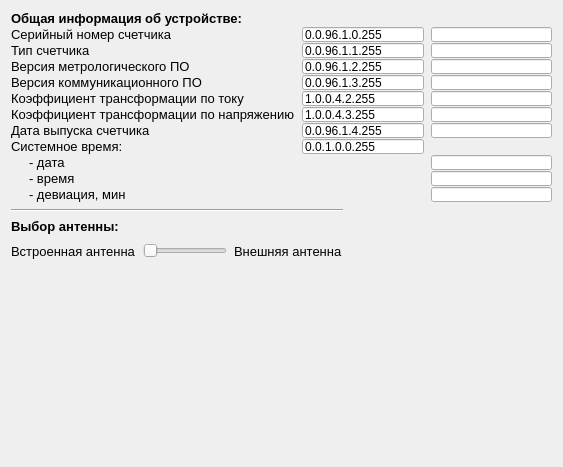
<?xml version="1.0" encoding="UTF-8"?>
<ui version="4.0">
 <class>widget_info</class>
 <widget class="QWidget" name="widget_info">
  <property name="geometry">
   <rect>
    <x>0</x>
    <y>0</y>
    <width>563</width>
    <height>467</height>
   </rect>
  </property>
  <property name="sizePolicy">
   <sizepolicy hsizetype="Preferred" vsizetype="Preferred">
    <horstretch>0</horstretch>
    <verstretch>0</verstretch>
   </sizepolicy>
  </property>
  <property name="minimumSize">
   <size>
    <width>0</width>
    <height>467</height>
   </size>
  </property>
  <property name="maximumSize">
   <size>
    <width>16777215</width>
    <height>467</height>
   </size>
  </property>
  <property name="windowTitle">
   <string>Form</string>
  </property>
  <layout class="QVBoxLayout" name="verticalLayout">
   <property name="spacing">
    <number>7</number>
   </property>
   <item>
    <layout class="QVBoxLayout" name="verticalLayout_2">
     <item>
      <layout class="QGridLayout" name="gridLayout">
       <property name="sizeConstraint">
        <enum>QLayout::SetMinAndMaxSize</enum>
       </property>
       <property name="horizontalSpacing">
        <number>7</number>
       </property>
       <property name="verticalSpacing">
        <number>1</number>
       </property>
       <item row="4" column="0">
        <widget class="QLabel" name="label_3">
         <property name="font">
          <font>
           <pointsize>10</pointsize>
          </font>
         </property>
         <property name="text">
          <string>Версия коммуникационного ПО</string>
         </property>
        </widget>
       </item>
       <item row="5" column="0">
        <widget class="QLabel" name="label_5">
         <property name="font">
          <font>
           <pointsize>10</pointsize>
          </font>
         </property>
         <property name="text">
          <string>Коэффициент трансформации по току</string>
         </property>
        </widget>
       </item>
       <item row="2" column="0">
        <widget class="QLabel" name="label">
         <property name="font">
          <font>
           <pointsize>10</pointsize>
          </font>
         </property>
         <property name="text">
          <string>Тип счетчика</string>
         </property>
        </widget>
       </item>
       <item row="6" column="0">
        <widget class="QLabel" name="label_6">
         <property name="font">
          <font>
           <pointsize>10</pointsize>
          </font>
         </property>
         <property name="text">
          <string>Коэффициент трансформации по напряжению</string>
         </property>
        </widget>
       </item>
       <item row="7" column="0">
        <widget class="QLabel" name="label_7">
         <property name="font">
          <font>
           <pointsize>10</pointsize>
          </font>
         </property>
         <property name="text">
          <string>Дата выпуска счетчика</string>
         </property>
        </widget>
       </item>
       <item row="0" column="0" colspan="2">
        <widget class="QLabel" name="label_15">
         <property name="font">
          <font>
           <pointsize>10</pointsize>
           <weight>75</weight>
           <bold>true</bold>
          </font>
         </property>
         <property name="text">
          <string>Общая информация об устройстве:</string>
         </property>
        </widget>
       </item>
       <item row="1" column="0">
        <widget class="QLabel" name="label_2">
         <property name="font">
          <font>
           <pointsize>10</pointsize>
          </font>
         </property>
         <property name="text">
          <string>Серийный номер счетчика</string>
         </property>
        </widget>
       </item>
       <item row="10" column="0">
        <widget class="QLabel" name="label_12">
         <property name="font">
          <font>
           <pointsize>10</pointsize>
          </font>
         </property>
         <property name="text">
          <string>     - время</string>
         </property>
        </widget>
       </item>
       <item row="3" column="0">
        <widget class="QLabel" name="label_4">
         <property name="font">
          <font>
           <pointsize>10</pointsize>
          </font>
         </property>
         <property name="text">
          <string>Версия метрологического ПО</string>
         </property>
        </widget>
       </item>
       <item row="8" column="0">
        <widget class="QLabel" name="label_8">
         <property name="font">
          <font>
           <pointsize>10</pointsize>
          </font>
         </property>
         <property name="text">
          <string>Системное время:</string>
         </property>
        </widget>
       </item>
       <item row="11" column="0">
        <widget class="QLabel" name="label_13">
         <property name="font">
          <font>
           <pointsize>10</pointsize>
          </font>
         </property>
         <property name="text">
          <string>     - девиация, мин</string>
         </property>
        </widget>
       </item>
       <item row="9" column="0">
        <widget class="QLabel" name="label_9">
         <property name="font">
          <font>
           <pointsize>10</pointsize>
          </font>
         </property>
         <property name="text">
          <string>     - дата</string>
         </property>
        </widget>
       </item>
       <item row="1" column="2">
        <widget class="QLineEdit" name="lineEdit">
         <property name="sizePolicy">
          <sizepolicy hsizetype="Minimum" vsizetype="Ignored">
           <horstretch>0</horstretch>
           <verstretch>0</verstretch>
          </sizepolicy>
         </property>
         <property name="readOnly">
          <bool>true</bool>
         </property>
        </widget>
       </item>
       <item row="2" column="2">
        <widget class="QLineEdit" name="lineEdit_2">
         <property name="sizePolicy">
          <sizepolicy hsizetype="Minimum" vsizetype="Ignored">
           <horstretch>0</horstretch>
           <verstretch>0</verstretch>
          </sizepolicy>
         </property>
         <property name="readOnly">
          <bool>true</bool>
         </property>
        </widget>
       </item>
       <item row="3" column="2">
        <widget class="QLineEdit" name="lineEdit_3">
         <property name="sizePolicy">
          <sizepolicy hsizetype="Minimum" vsizetype="Ignored">
           <horstretch>0</horstretch>
           <verstretch>0</verstretch>
          </sizepolicy>
         </property>
         <property name="readOnly">
          <bool>true</bool>
         </property>
        </widget>
       </item>
       <item row="4" column="2">
        <widget class="QLineEdit" name="lineEdit_4">
         <property name="sizePolicy">
          <sizepolicy hsizetype="Minimum" vsizetype="Ignored">
           <horstretch>0</horstretch>
           <verstretch>0</verstretch>
          </sizepolicy>
         </property>
         <property name="readOnly">
          <bool>true</bool>
         </property>
        </widget>
       </item>
       <item row="5" column="2">
        <widget class="QLineEdit" name="lineEdit_5">
         <property name="sizePolicy">
          <sizepolicy hsizetype="Minimum" vsizetype="Ignored">
           <horstretch>0</horstretch>
           <verstretch>0</verstretch>
          </sizepolicy>
         </property>
         <property name="readOnly">
          <bool>true</bool>
         </property>
        </widget>
       </item>
       <item row="6" column="2">
        <widget class="QLineEdit" name="lineEdit_6">
         <property name="sizePolicy">
          <sizepolicy hsizetype="Minimum" vsizetype="Ignored">
           <horstretch>0</horstretch>
           <verstretch>0</verstretch>
          </sizepolicy>
         </property>
         <property name="readOnly">
          <bool>true</bool>
         </property>
        </widget>
       </item>
       <item row="7" column="2">
        <widget class="QLineEdit" name="lineEdit_7">
         <property name="sizePolicy">
          <sizepolicy hsizetype="Minimum" vsizetype="Ignored">
           <horstretch>0</horstretch>
           <verstretch>0</verstretch>
          </sizepolicy>
         </property>
         <property name="readOnly">
          <bool>true</bool>
         </property>
        </widget>
       </item>
       <item row="9" column="2">
        <widget class="QLineEdit" name="lineEdit_8">
         <property name="sizePolicy">
          <sizepolicy hsizetype="Minimum" vsizetype="Ignored">
           <horstretch>0</horstretch>
           <verstretch>0</verstretch>
          </sizepolicy>
         </property>
         <property name="readOnly">
          <bool>true</bool>
         </property>
        </widget>
       </item>
       <item row="10" column="2">
        <widget class="QLineEdit" name="lineEdit_10">
         <property name="sizePolicy">
          <sizepolicy hsizetype="Minimum" vsizetype="Ignored">
           <horstretch>0</horstretch>
           <verstretch>0</verstretch>
          </sizepolicy>
         </property>
         <property name="readOnly">
          <bool>true</bool>
         </property>
        </widget>
       </item>
       <item row="11" column="2">
        <widget class="QLineEdit" name="lineEdit_11">
         <property name="sizePolicy">
          <sizepolicy hsizetype="Minimum" vsizetype="Ignored">
           <horstretch>0</horstretch>
           <verstretch>0</verstretch>
          </sizepolicy>
         </property>
         <property name="readOnly">
          <bool>true</bool>
         </property>
        </widget>
       </item>
       <item row="1" column="1">
        <widget class="QLineEdit" name="lineEdit_13">
         <property name="sizePolicy">
          <sizepolicy hsizetype="Minimum" vsizetype="Ignored">
           <horstretch>0</horstretch>
           <verstretch>0</verstretch>
          </sizepolicy>
         </property>
         <property name="text">
          <string>0.0.96.1.0.255</string>
         </property>
        </widget>
       </item>
       <item row="2" column="1">
        <widget class="QLineEdit" name="lineEdit_14">
         <property name="sizePolicy">
          <sizepolicy hsizetype="Minimum" vsizetype="Ignored">
           <horstretch>0</horstretch>
           <verstretch>0</verstretch>
          </sizepolicy>
         </property>
         <property name="text">
          <string>0.0.96.1.1.255</string>
         </property>
        </widget>
       </item>
       <item row="3" column="1">
        <widget class="QLineEdit" name="lineEdit_15">
         <property name="sizePolicy">
          <sizepolicy hsizetype="Minimum" vsizetype="Ignored">
           <horstretch>0</horstretch>
           <verstretch>0</verstretch>
          </sizepolicy>
         </property>
         <property name="text">
          <string>0.0.96.1.2.255</string>
         </property>
        </widget>
       </item>
       <item row="4" column="1">
        <widget class="QLineEdit" name="lineEdit_16">
         <property name="sizePolicy">
          <sizepolicy hsizetype="Minimum" vsizetype="Ignored">
           <horstretch>0</horstretch>
           <verstretch>0</verstretch>
          </sizepolicy>
         </property>
         <property name="text">
          <string>0.0.96.1.3.255</string>
         </property>
        </widget>
       </item>
       <item row="5" column="1">
        <widget class="QLineEdit" name="lineEdit_17">
         <property name="sizePolicy">
          <sizepolicy hsizetype="Minimum" vsizetype="Ignored">
           <horstretch>0</horstretch>
           <verstretch>0</verstretch>
          </sizepolicy>
         </property>
         <property name="text">
          <string>1.0.0.4.2.255</string>
         </property>
        </widget>
       </item>
       <item row="6" column="1">
        <widget class="QLineEdit" name="lineEdit_18">
         <property name="sizePolicy">
          <sizepolicy hsizetype="Minimum" vsizetype="Ignored">
           <horstretch>0</horstretch>
           <verstretch>0</verstretch>
          </sizepolicy>
         </property>
         <property name="text">
          <string>1.0.0.4.3.255</string>
         </property>
        </widget>
       </item>
       <item row="7" column="1">
        <widget class="QLineEdit" name="lineEdit_19">
         <property name="sizePolicy">
          <sizepolicy hsizetype="Minimum" vsizetype="Ignored">
           <horstretch>0</horstretch>
           <verstretch>0</verstretch>
          </sizepolicy>
         </property>
         <property name="text">
          <string>0.0.96.1.4.255</string>
         </property>
        </widget>
       </item>
       <item row="8" column="1">
        <widget class="QLineEdit" name="lineEdit_20">
         <property name="sizePolicy">
          <sizepolicy hsizetype="Minimum" vsizetype="Ignored">
           <horstretch>0</horstretch>
           <verstretch>0</verstretch>
          </sizepolicy>
         </property>
         <property name="text">
          <string>0.0.1.0.0.255</string>
         </property>
        </widget>
       </item>
      </layout>
     </item>
    </layout>
   </item>
   <item>
    <layout class="QGridLayout" name="gridLayout_2">
     <item row="0" column="0" colspan="3">
      <widget class="Line" name="line">
       <property name="orientation">
        <enum>Qt::Horizontal</enum>
       </property>
      </widget>
     </item>
     <item row="2" column="0" alignment="Qt::AlignRight">
      <widget class="QLabel" name="label_10">
       <property name="font">
        <font>
         <pointsize>10</pointsize>
        </font>
       </property>
       <property name="text">
        <string>Встроенная антенна</string>
       </property>
      </widget>
     </item>
     <item row="2" column="2" alignment="Qt::AlignLeft">
      <widget class="QLabel" name="label_11">
       <property name="font">
        <font>
         <pointsize>10</pointsize>
        </font>
       </property>
       <property name="text">
        <string>Внешняя антенна</string>
       </property>
      </widget>
     </item>
     <item row="2" column="3">
      <spacer name="horizontalSpacer">
       <property name="orientation">
        <enum>Qt::Horizontal</enum>
       </property>
       <property name="sizeHint" stdset="0">
        <size>
         <width>40</width>
         <height>20</height>
        </size>
       </property>
      </spacer>
     </item>
     <item row="2" column="1" alignment="Qt::AlignHCenter">
      <widget class="QSlider" name="horizontalSlider">
       <property name="sizePolicy">
        <sizepolicy hsizetype="Preferred" vsizetype="Fixed">
         <horstretch>0</horstretch>
         <verstretch>0</verstretch>
        </sizepolicy>
       </property>
       <property name="maximum">
        <number>1</number>
       </property>
       <property name="pageStep">
        <number>1</number>
       </property>
       <property name="orientation">
        <enum>Qt::Horizontal</enum>
       </property>
      </widget>
     </item>
     <item row="1" column="0" colspan="3">
      <widget class="QLabel" name="label_14">
       <property name="font">
        <font>
         <pointsize>10</pointsize>
         <weight>75</weight>
         <bold>true</bold>
        </font>
       </property>
       <property name="text">
        <string>Выбор антенны:</string>
       </property>
      </widget>
     </item>
    </layout>
   </item>
   <item>
    <spacer name="verticalSpacer">
     <property name="orientation">
      <enum>Qt::Vertical</enum>
     </property>
     <property name="sizeHint" stdset="0">
      <size>
       <width>20</width>
       <height>40</height>
      </size>
     </property>
    </spacer>
   </item>
  </layout>
 </widget>
 <resources/>
 <connections/>
</ui>
